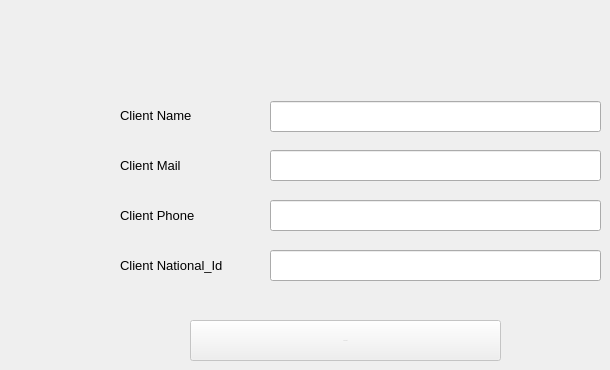
      <widget class="QWidget" name="tab_12">
       <attribute name="title">
        <string>Add New Client</string>
       </attribute>
       <widget class="QLabel" name="label_15">
        <property name="geometry">
         <rect>
          <x>120</x>
          <y>100</y>
          <width>91</width>
          <height>31</height>
         </rect>
        </property>
        <property name="font">
         <font>
          <pointsize>10</pointsize>
         </font>
        </property>
        <property name="text">
         <string>Client Name</string>
        </property>
       </widget>
       <widget class="QLabel" name="label_16">
        <property name="geometry">
         <rect>
          <x>120</x>
          <y>150</y>
          <width>81</width>
          <height>31</height>
         </rect>
        </property>
        <property name="font">
         <font>
          <pointsize>10</pointsize>
         </font>
        </property>
        <property name="text">
         <string>Client Mail</string>
        </property>
       </widget>
       <widget class="QLabel" name="label_17">
        <property name="geometry">
         <rect>
          <x>120</x>
          <y>200</y>
          <width>101</width>
          <height>31</height>
         </rect>
        </property>
        <property name="font">
         <font>
          <pointsize>10</pointsize>
         </font>
        </property>
        <property name="text">
         <string>Client Phone</string>
        </property>
       </widget>
       <widget class="QLabel" name="label_18">
        <property name="geometry">
         <rect>
          <x>120</x>
          <y>250</y>
          <width>141</width>
          <height>31</height>
         </rect>
        </property>
        <property name="font">
         <font>
          <pointsize>10</pointsize>
         </font>
        </property>
        <property name="text">
         <string>Client National_Id</string>
        </property>
       </widget>
       <widget class="QLineEdit" name="lineEdit_11">
        <property name="geometry">
         <rect>
          <x>270</x>
          <y>101</y>
          <width>331</width>
          <height>31</height>
         </rect>
        </property>
       </widget>
       <widget class="QLineEdit" name="lineEdit_12">
        <property name="geometry">
         <rect>
          <x>270</x>
          <y>150</y>
          <width>331</width>
          <height>31</height>
         </rect>
        </property>
       </widget>
       <widget class="QLineEdit" name="lineEdit_13">
        <property name="geometry">
         <rect>
          <x>270</x>
          <y>200</y>
          <width>331</width>
          <height>31</height>
         </rect>
        </property>
       </widget>
       <widget class="QLineEdit" name="lineEdit_14">
        <property name="geometry">
         <rect>
          <x>270</x>
          <y>250</y>
          <width>331</width>
          <height>31</height>
         </rect>
        </property>
       </widget>
       <widget class="QPushButton" name="pushButton_15">
        <property name="enabled">
         <bool>false</bool>
        </property>
        <property name="geometry">
         <rect>
          <x>190</x>
          <y>320</y>
          <width>311</width>
          <height>41</height>
         </rect>
        </property>
        <property name="font">
         <font>
          <pointsize>-1</pointsize>
         </font>
        </property>
        <property name="text">
         <string>Add Client</string>
        </property>
       </widget>
      </widget>
